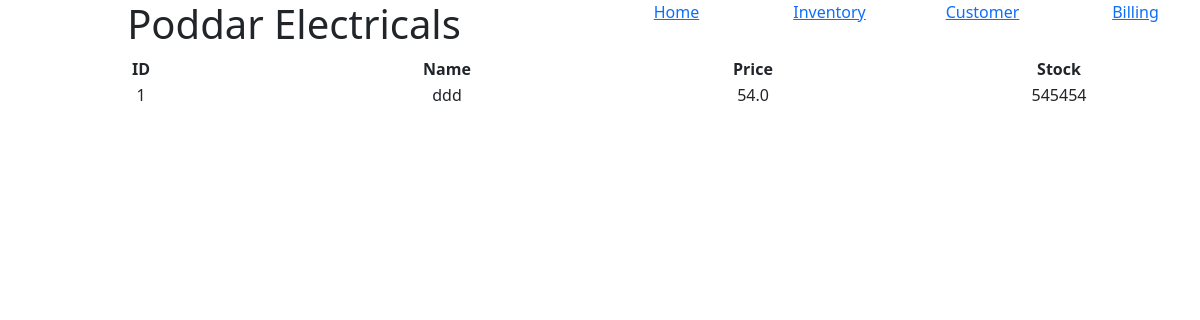
The page /inventory on the database as committed earlier.
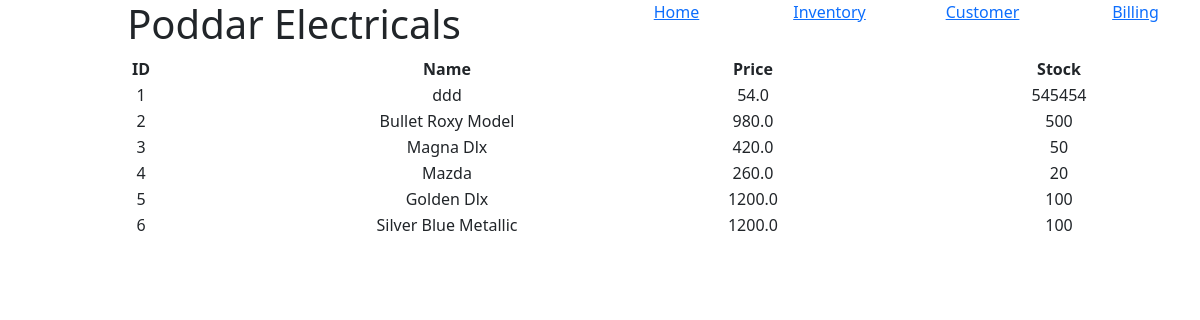
The same page on the database as committed later.
### import_files/models.py (models this page shows, shortened)
class Item(db.Model):
    id = db.Column(db.Integer, primary_key=True)
    name = db.Column(db.String(80), unique=True, nullable=False)
    price = db.Column(db.Float, unique=False, nullable=False)
    stock = db.Column(db.Integer, unique=False, nullable=False)
    description = db.Column(db.String(120), unique=False, nullable=False)

### app.py (the view)
@app.route('/inventory', methods=['GET', 'POST'])
def inventory():
    data = db.session.query(Item).all()
    return render_template('inventory.html', items=data)

### templates/inventory.html
{% extends "index.html" %}
{% block content %}
<table class="container-fluid">
    <thead>
        <tr class="row text-center">
            <th class="col text-center">ID</th>
            <th class="col text-center">Name</th>
            <th class="col text-center">Price</th>
            <th class="col text-center">Stock</th>
        </tr>
    </thead>
    <tbody>
        {% for item in items %}
        <tr class="row">
            <td class="col text-center">{{ item.id }}</td>
            <td class="col text-center">{{ item.name }}</td>
            <td class="col text-center">{{ item.price }}</td>
            <td class="col text-center">{{ item.stock }}</td>
        </tr>
        {% endfor %}
    </tbody>
</table>
{% endblock %}

### templates/index.html (shortened to what this page needs)
<!DOCTYPE html>
<html lang="en">
<head>
    <link href="https://cdn.jsdelivr.net/npm/bootstrap@5.3.3/dist/css/bootstrap.min.css" rel="stylesheet">
</head>
<body>
    <div id="header" class="col text-center row">
        <div class="hear-item col">
            <h1>Poddar Electricals</h1>
        </div>
        <div class="hear-item col">
            <nav class="row text-center">
                <div class="nav-items col"><a href="/">Home</a></div>
                <div class="nav-items col"><a href="/inventory">Inventory</a></div>
                <div class="nav-items col"><a href="/customer">Customer</a></div>
                <div class="nav-items col"><a href="/billing">Billing</a></div>
            </nav>
        </div>
    </div>
    {% block content %}{% endblock %}
</body>
</html>

Rows that differ between the two databases and show on the page:
added Item: id "2", name "Bullet Roxy Model", price "980.0", stock "500"
added Item: id "3", name "Magna Dlx", price "420.0", stock "50"
added Item: id "4", name "Mazda", price "260.0", stock "20"
added Item: id "5", name "Golden Dlx", price "1200.0", stock "100"
added Item: id "6", name "Silver Blue Metallic", price "1200.0", stock "100"
